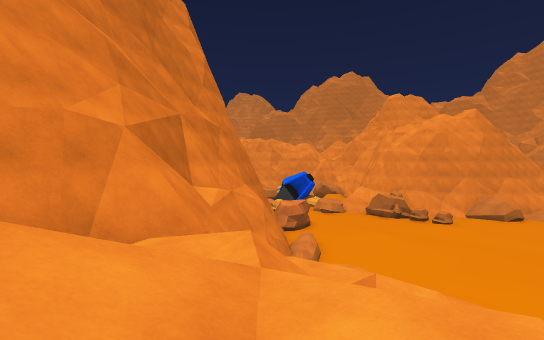
[1] (above)

18 first-person views from a walk through a 3-D level made in the Unity game engine. The camera is 1.2 m above the floor, tilts 2° down and sees 90° across. The floor is counted in squares, 2 m on a side. Each view is taken from the middle of a square. On the plan, view 1 faces up. The plan holds only what a view shows up to about 9 squares ahead; the rest is blank. The place goes on beyond the plan. Some surface patterns are stand-ins.

[2]
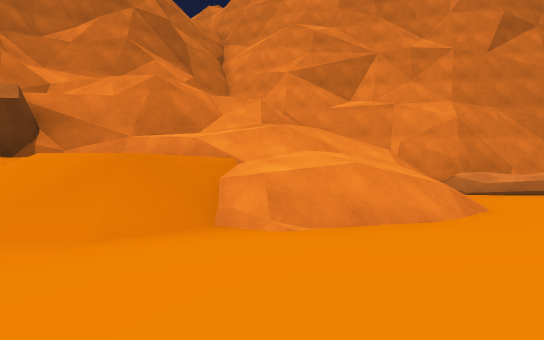

[3]
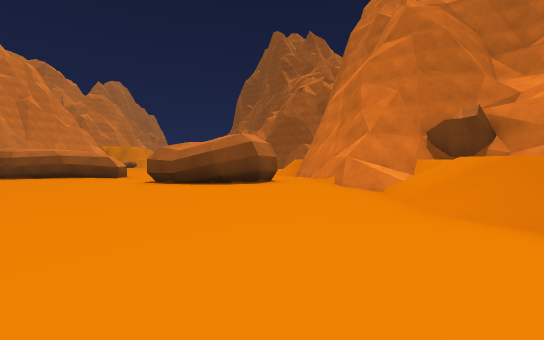

[4]
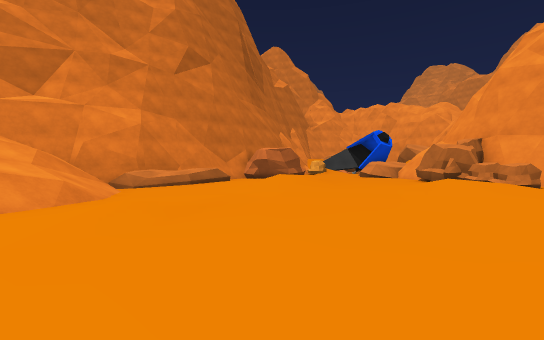

[5]
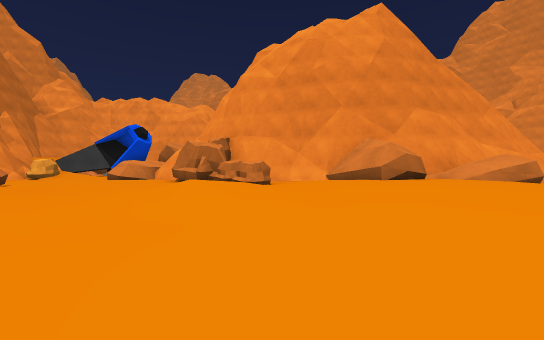

[6]
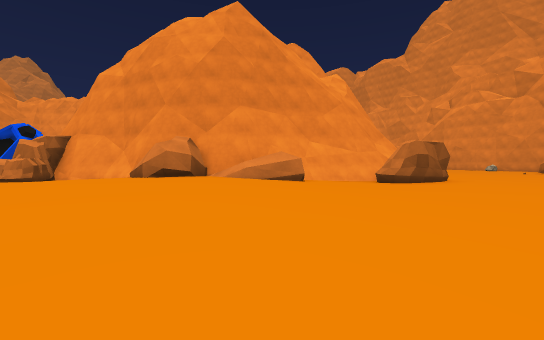

[7]
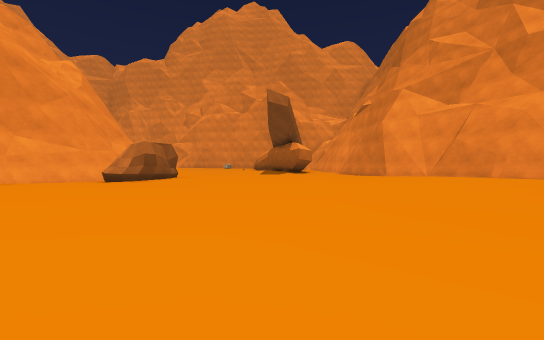

[8]
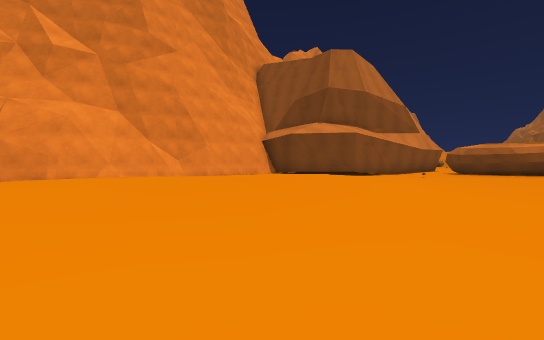

[9]
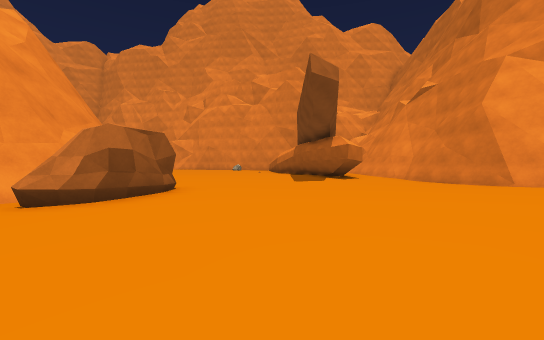

[10]
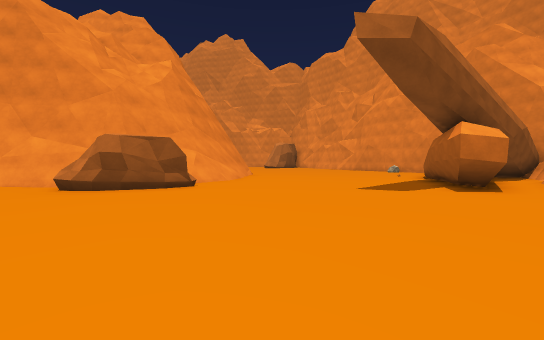

[11]
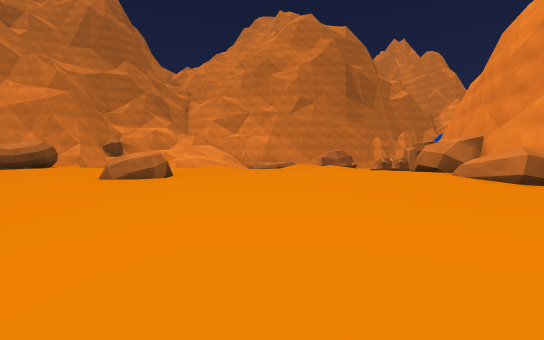

[12]
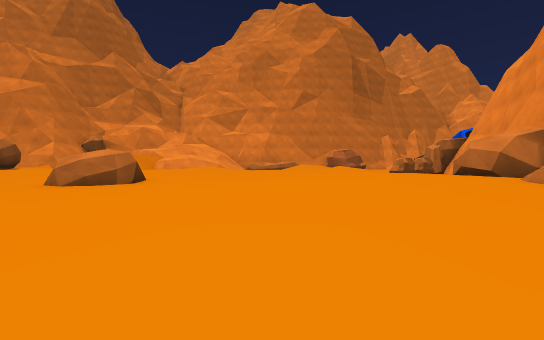

[13]
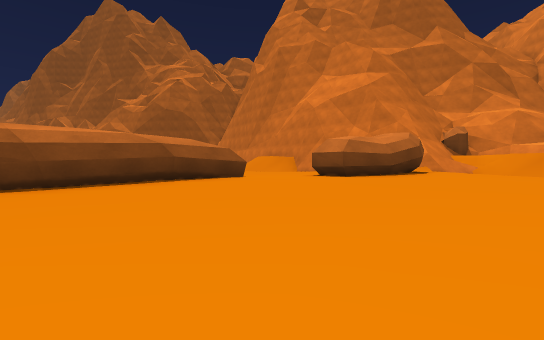

[14]
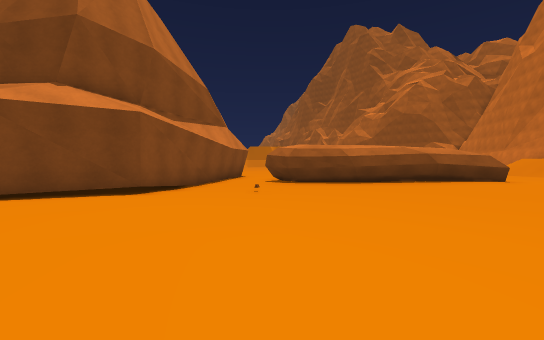

[15]
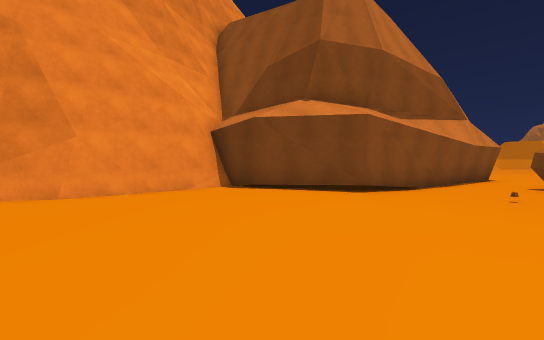

[16]
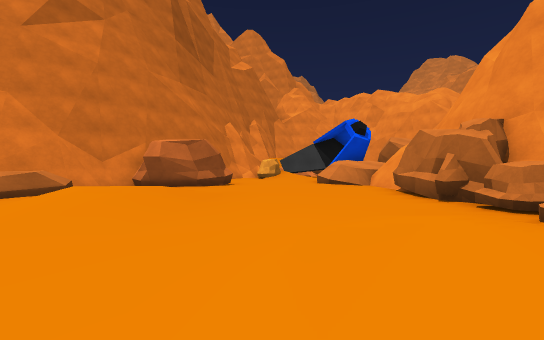

[17]
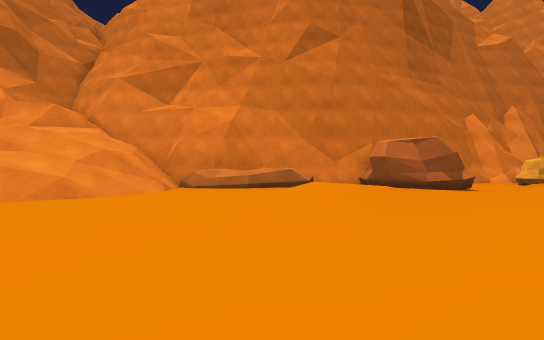

[18]
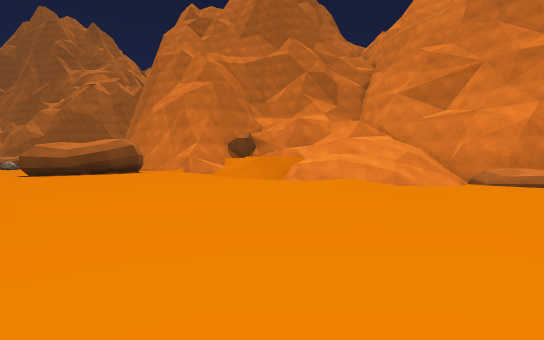

### Floor plan
Key: @ floor where view 1 was taken; # wall or solid block; x gap in a wall; . main floor; : floor 0.25 m higher than the main floor; - floor 0.25 m lower than the main floor; + floor 0.5 m higher than the main floor; / step, stairs or slope; = window, fence, low wall or low ledge; ^ raised ledge; v drop or lower ground; R rock.
Columns run from 2 left of view 1 to 29 right of it. Each row starts with its distance up from view 1.
 19   RR  R # R          ##//.......
 18   .......RR##       ##//.......#
 17    ......RR###########RR/.....-#
 16     R......R::=##///.RR.......-.
 15     R...::/RR++##///:.........-.
 14   #R.:/::://+++++++/:........../
 13   #    /::///++++++/:..........#
 12   #=/ ///:://+++++++::....::...#
 11   #=/:///::::++++++:::....:::.##
 10   ##/.:::::::::::+:::.....::::#
  9   #=...::::::::::::::.....::::#
  8  ##///.:/+++::::::::......:::##
  7  #////////+++:::::...::::::::##
  6  #/////://+++::^/...:::/:::::#
  5 ##///////++++::^/...::+++::::#
  4 #===////:++++:::....:/++++:::#
  3 ///////=::+++:::...../+++++::#
  2  ///#= /::++++::...../+++++::#
  1   //#/ /:+++++::.....:/+++:::#
  0  #@/##///++++++::.....:///:::#
 -1  #//####/+###+++::......::::##
 -2  #//xv##/+# ##+++:::......###
 -3  ########    #+++++::....##
 -4              :++^###::...#
 -5                    ####..#
 -6                       :.##
 -7                       ::#
 -8                       ::

Positions as (right, up) in squares from view 1, and headings:
1: (0, 0), facing up
2: (8, 4), facing left
3: (8, 6), facing down
4: (10, 6), facing up-left
5: (10, 8), facing up
6: (16, 8), facing up
7: (17, 7), facing up-right
8: (17, 9), facing down-right
9: (19, 11), facing up-right
10: (24, 10), facing up
11: (22, 10), facing left
12: (20, 10), facing left
13: (18, 2), facing down-left
14: (20, 4), facing down
15: (20, 4), facing down-right
16: (9, 11), facing up-left
17: (9, 11), facing left
18: (12, 10), facing down-left
